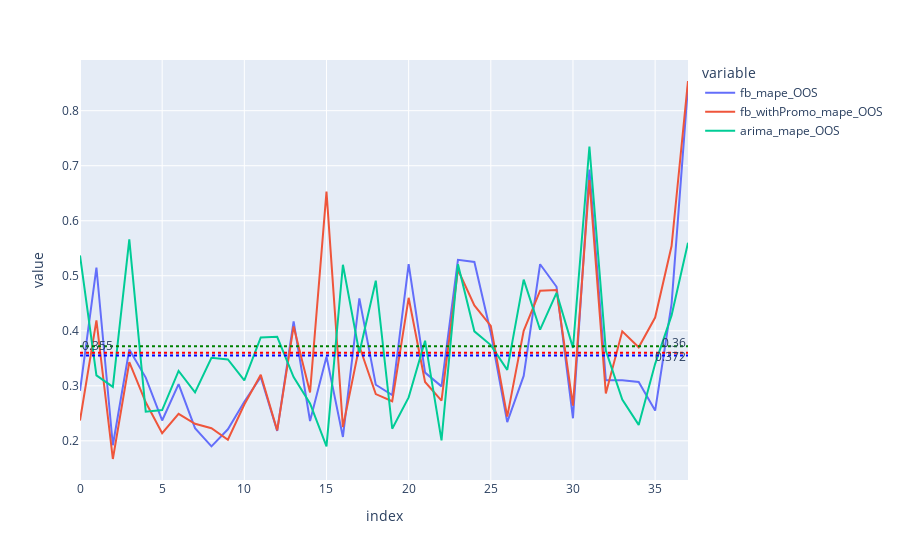

Source (notebook cell):
### Code cell
res = pd.merge(
    res_fb_noPromo.set_index('store_id')['fb_mape_OOS'],
    res_ARIMA.set_index('store_id')[['RW_mape_OOS', 'arima_mape_OOS']],
    'inner', left_index=True, right_index=True)
res = pd.merge(
    res,
    res_fb_withPromo.set_index('store_id').rename(
        {'fb_mape_OOS': 'fb_withPromo_mape_OOS'}, axis=1)['fb_withPromo_mape_OOS'],
    'inner', left_index=True, right_index=True).reset_index()


# %%
fig = res[['fb_mape_OOS',
           'fb_withPromo_mape_OOS',
        #    'RW_mape_OOS',
           'arima_mape_OOS'
           ]].plot()

# RW_mean = round(res['RW_mape_OOS'].mean(), 3)
# fig.add_hline(y=RW_mean, line_dash="dot", line_color='red',
#               annotation_text=str(RW_mean),
#               annotation_position="top right"
#               )

arima_mean = round(res['arima_mape_OOS'].mean(), 3)
fig.add_hline(y=arima_mean, line_dash="dot", line_color='green',
              annotation_text=str(arima_mean),
              annotation_position="bottom right"
              )

fb_mean = round(res['fb_mape_OOS'].mean(), 3)
fig.add_hline(y=fb_mean, line_dash="dot", line_color='blue',
              annotation_text=str(fb_mean),
              annotation_position="top left")

fb_withPromo_mean = round(res['fb_withPromo_mape_OOS'].mean(), 3)
fig.add_hline(y=fb_withPromo_mean, line_dash="dot", line_color='red',
              annotation_text=str(fb_withPromo_mean),
              annotation_position="top right")

### Figure 1 — Plotly figure (JSON) as saved in the notebook; plotly's stock layout.template omitted (floating-point values rounded to 4 significant figures)
{"data": [{"hovertemplate": "variable=fb_mape_OOS<br>index=%{x}<br>value=%{y}<extra></extra>", "legendgroup": "fb_mape_OOS", "line": {"color": "#636efa", "dash": "solid"}, "marker": {"symbol": "circle"}, "mode": "lines", "name": "fb_mape_OOS", "orientation": "v", "showlegend": true, "type": "scatter", "x": [0, 1, 2, 3, 4, 5, 6, 7, 8, 9, 10, 11, 12, 13, 14, 15, 16, 17, 18, 19, 20, 21, 22, 23, 24, 25, 26, 27, 28, 29, 30, 31, 32, 33, 34, 35, 36, 37], "xaxis": "x", "y": [0.291, 0.515, 0.192, 0.366, 0.315, 0.237, 0.303, 0.223, 0.19, 0.221, 0.271, 0.316, 0.218, 0.417, 0.236, 0.353, 0.207, 0.459, 0.302, 0.283, 0.521, 0.324, 0.299, 0.529, 0.525, 0.396, 0.234, 0.318, 0.521, 0.48, 0.241, 0.693, 0.31, 0.31, 0.307, 0.255, 0.449, 0.845], "yaxis": "y"}, {"hovertemplate": "variable=fb_withPromo_mape_OOS<br>index=%{x}<br>value=%{y}<extra></extra>", "legendgroup": "fb_withPromo_mape_OOS", "line": {"color": "#EF553B", "dash": "solid"}, "marker": {"symbol": "circle"}, "mode": "lines", "name": "fb_withPromo_mape_OOS", "orientation": "v", "showlegend": true, "type": "scatter", "x": [0, 1, 2, 3, 4, 5, 6, 7, 8, 9, 10, 11, 12, 13, 14, 15, 16, 17, 18, 19, 20, 21, 22, 23, 24, 25, 26, 27, 28, 29, 30, 31, 32, 33, 34, 35, 36, 37], "xaxis": "x", "y": [0.237, 0.419, 0.167, 0.343, 0.27, 0.214, 0.249, 0.231, 0.223, 0.202, 0.266, 0.32, 0.219, 0.408, 0.288, 0.653, 0.225, 0.372, 0.285, 0.272, 0.46, 0.307, 0.273, 0.511, 0.446, 0.409, 0.244, 0.4, 0.473, 0.474, 0.264, 0.674, 0.286, 0.399, 0.37, 0.424, 0.554, 0.854], "yaxis": "y"}, {"hovertemplate": "variable=arima_mape_OOS<br>index=%{x}<br>value=%{y}<extra></extra>", "legendgroup": "arima_mape_OOS", "line": {"color": "#00cc96", "dash": "solid"}, "marker": {"symbol": "circle"}, "mode": "lines", "name": "arima_mape_OOS", "orientation": "v", "showlegend": true, "type": "scatter", "x": [0, 1, 2, 3, 4, 5, 6, 7, 8, 9, 10, 11, 12, 13, 14, 15, 16, 17, 18, 19, 20, 21, 22, 23, 24, 25, 26, 27, 28, 29, 30, 31, 32, 33, 34, 35, 36, 37], "xaxis": "x", "y": [0.537, 0.319, 0.298, 0.566, 0.253, 0.256, 0.327, 0.288, 0.351, 0.348, 0.31, 0.388, 0.389, 0.316, 0.268, 0.19, 0.52, 0.36, 0.491, 0.222, 0.279, 0.382, 0.201, 0.521, 0.399, 0.374, 0.329, 0.493, 0.402, 0.469, 0.369, 0.735, 0.364, 0.275, 0.229, 0.34, 0.428, 0.56], "yaxis": "y"}], "layout": {"annotations": [{"showarrow": false, "text": "0.372", "x": 1, "xanchor": "right", "xref": "x domain", "y": 0.372, "yanchor": "top", "yref": "y"}, {"showarrow": false, "text": "0.355", "x": 0, "xanchor": "left", "xref": "x domain", "y": 0.355, "yanchor": "bottom", "yref": "y"}, {"showarrow": false, "text": "0.36", "x": 1, "xanchor": "right", "xref": "x domain", "y": 0.36, "yanchor": "bottom", "yref": "y"}], "legend": {"title": {"text": "variable"}, "tracegroupgap": 0}, "margin": {"t": 60}, "shapes": [{"line": {"color": "green", "dash": "dot"}, "type": "line", "x0": 0, "x1": 1, "xref": "x domain", "y0": 0.372, "y1": 0.372, "yref": "y"}, {"line": {"color": "blue", "dash": "dot"}, "type": "line", "x0": 0, "x1": 1, "xref": "x domain", "y0": 0.355, "y1": 0.355, "yref": "y"}, {"line": {"color": "red", "dash": "dot"}, "type": "line", "x0": 0, "x1": 1, "xref": "x domain", "y0": 0.36, "y1": 0.36, "yref": "y"}], "xaxis": {"anchor": "y", "domain": [0, 1], "title": {"text": "index"}}, "yaxis": {"anchor": "x", "domain": [0, 1], "title": {"text": "value"}}}}
